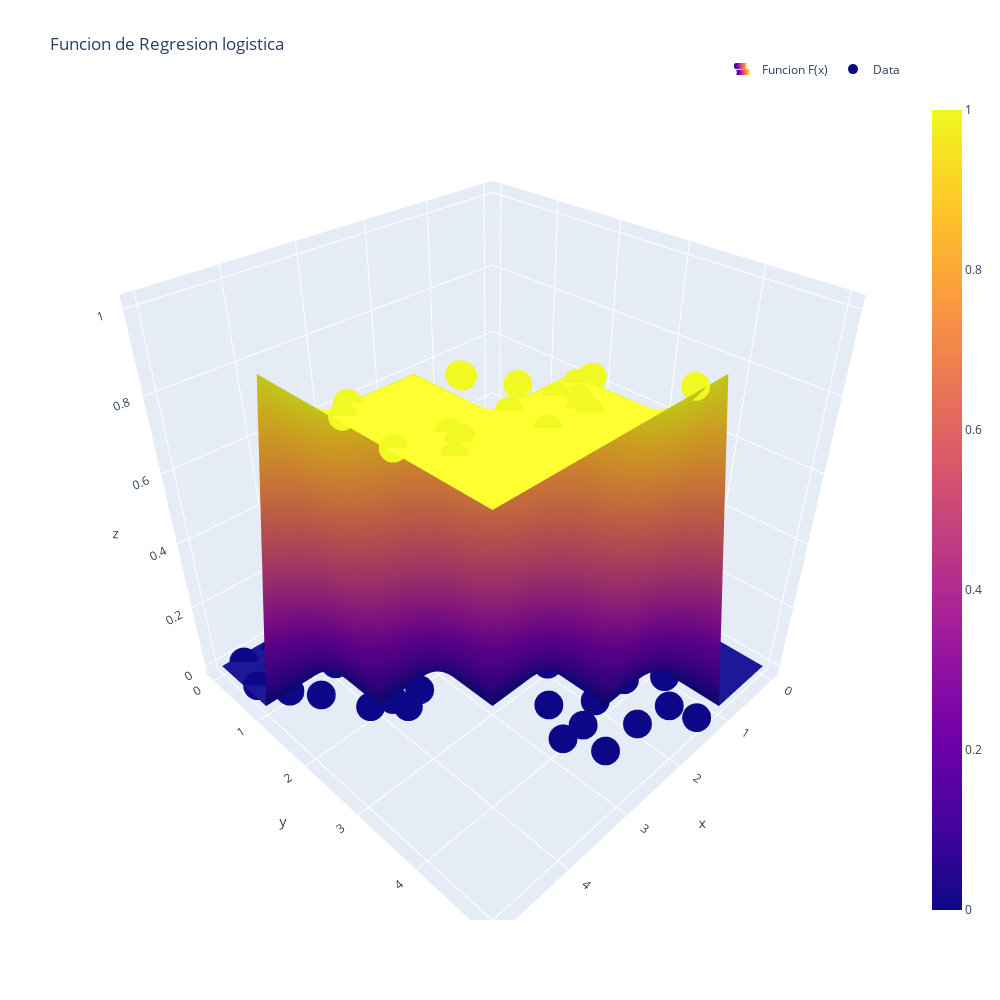

Notebook code cell kept with this figure:
### Code cell
layout = go.Layout(
        title='Funcion de Regresion logistica',
        autosize=False,
        width=1000,
        height=1000,
        showlegend = True,
        legend=dict(
            orientation="h",
            yanchor="bottom",
            y=1.02,
            xanchor="right",
            x=1
        ),
     xaxis_title="Examen1",
     yaxis_title="Examen2"
)

fig = go.Figure()
fig.add_trace(
    go.Surface(z=z_cat, x=x, y=y, name='Funcion F(x)')
)
fig.add_trace(
    go.Scatter3d(
        x=train_X[:,0],
        y=train_X[:,1],
        z=train_y_cat,
        mode ='markers',
        marker=dict(
        size=10,
        color=train_y_cat
    ),
    name='Data')
)
fig.update_layout(
    layout
)
fig['data'][0]['showlegend']=True
fig['data'][1]['showlegend']=True
fig.show()

### Figure 1 — Plotly figure (JSON) as saved in the notebook; plotly's stock layout.template omitted (floating-point values rounded to 4 significant figures)
{"data": [{"name": "Funcion F(x)", "showlegend": true, "type": "surface", "x": [[0, 0, 0, 0, 0, 0], [1, 1, 1, 1, 1, 1], [2, 2, 2, 2, 2, 2], [3, 3, 3, 3, 3, 3], [4, 4, 4, 4, 4, 4], [5, 5, 5, 5, 5, 5]], "y": [[0, 1, 2, 3, 4, 5], [0, 1, 2, 3, 4, 5], [0, 1, 2, 3, 4, 5], [0, 1, 2, 3, 4, 5], [0, 1, 2, 3, 4, 5], [0, 1, 2, 3, 4, 5]], "z": [[0, 0, 0, 0, 0, 0], [0, 0, 0, 0, 0, 0], [0, 0, 0, 0, 0, 1], [0, 0, 0, 0, 1, 1], [0, 0, 0, 1, 1, 1], [0, 0, 1, 1, 1, 1]]}, {"marker": {"color": [0, 0, 1, 1, 0, 1, 0, 0, 0, 0, 1, 0, 0, 0, 0, 0, 0, 0, 1, 0, 0, 0, 0, 0, 0, 0, 0, 0, 1, 0, 0, 0, 0, 0, 1, 0, 0, 0, 0, 0, 0, 1, 0, 1, 0, 1, 0, 0, 0, 0, 0, 0, 0, 0, 0, 1, 0, 0, 0, 0, 0, 0, 0, 0, 0, 0, 1, 0, 1, 1, 1, 0, 1, 0, 1, 0, 0, 0, 1, 1], "size": 10}, "mode": "markers", "name": "Data", "showlegend": true, "type": "scatter3d", "x": [1.955, 3.197, 3.482, 3.857, 0.01708, 4.465, 0.8147, 0.2636, 1.326, 0.8136, 4.927, 1.807, 1.476, 3.927, 1.665, 0.7422, 4.086, 1.437, 2.402, 1.557, 1.186, 2.778, 2.44, 3.46, 1.049, 2.65, 4.641, 1.871, 4.474, 4.328, 0.6106, 2.926, 4.757, 0.905, 3.878, 1.724, 1.504, 0.204, 4.399, 2.872, 3.746, 3.089, 3.266, 4.529, 2.49, 3.719, 2.026, 0.172, 2.562, 0.1836, 1.577, 1.357, 2.375, 4.876, 0.2682, 3.42, 0.2552, 0.5575, 1.618, 2.536, 4.502, 1.965, 0.9909, 3.311, 3.303, 1.793, 3.404, 3.174, 4.693, 4.957, 3.72, 3.752, 3.303, 1.067, 2.91, 3.585, 3.811, 1.44, 4.757, 3.414], "y": [4.458, 0.03181, 3.793, 4.495, 0.376, 4.097, 4.066, 0.5939, 0.7132, 2.719, 3.145, 1.052, 3.869, 1.007, 1.48, 2.353, 1.924, 4.553, 4.925, 2.053, 3.744, 3.971, 4.001, 2.14, 2.311, 1.769, 0.9916, 1.886, 3.968, 0.2402, 0.5676, 0.8291, 0.1248, 2.186, 4.07, 2.955, 0.8002, 0.5843, 1.326, 0.8167, 1.315, 4.151, 0.4765, 4.138, 3.478, 3.295, 3.844, 1.918, 4.456, 0.7283, 1.384, 4.911, 1.659, 0.6202, 0.5673, 4.473, 3.951, 0.6299, 1.678, 1.266, 0.5445, 2.979, 0.2907, 0.364, 1.727, 2.891, 4.183, 1.291, 4.264, 3.835, 3.334, 2.257, 4.343, 4.201, 4.167, 0.08156, 2.026, 2.905, 2.995, 4.572], "z": [0, 0, 1, 1, 0, 1, 0, 0, 0, 0, 1, 0, 0, 0, 0, 0, 0, 0, 1, 0, 0, 0, 0, 0, 0, 0, 0, 0, 1, 0, 0, 0, 0, 0, 1, 0, 0, 0, 0, 0, 0, 1, 0, 1, 0, 1, 0, 0, 0, 0, 0, 0, 0, 0, 0, 1, 0, 0, 0, 0, 0, 0, 0, 0, 0, 0, 1, 0, 1, 1, 1, 0, 1, 0, 1, 0, 0, 0, 1, 1]}], "layout": {"autosize": false, "height": 1000, "legend": {"orientation": "h", "x": 1, "xanchor": "right", "y": 1.02, "yanchor": "bottom"}, "showlegend": true, "title": {"text": "Funcion de Regresion logistica"}, "width": 1000, "xaxis": {"title": {"text": "Examen1"}}, "yaxis": {"title": {"text": "Examen2"}}}}
